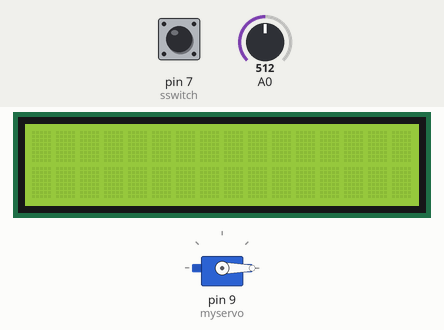
This sketch was run on a simulated Arduino Uno, built with avr-gcc and run on an emulated ATmega328P. On the bench: 16×2 character LCD, servo. The test bench sets the inputs (shaded band); at power-on: pin 7 (sswitch) LOW, A0 = 512.

Above: at 1.2 s.
1.3 s: pin 7 (sswitch) pulled HIGH for 0.15 s
At 2.6 s:
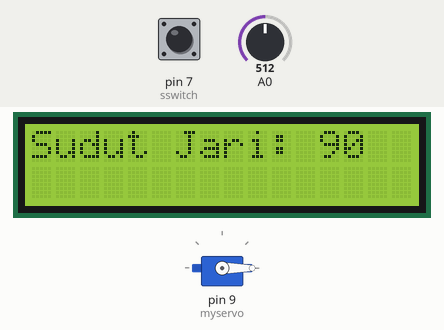
2.9 s: pin 7 (sswitch) pulled HIGH for 3.2 s
At 4.2 s:
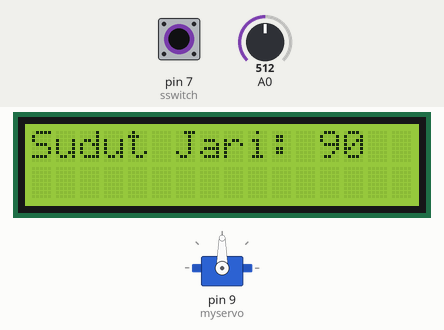
Timing chart, 0 to 7.6 s (numbered marks = the images above; inputs shaded):
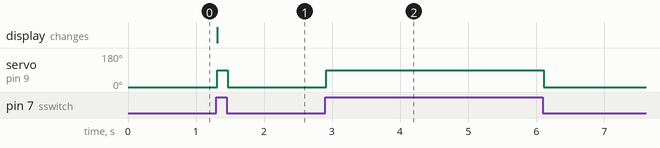

The sketch:

potentiometer.ino
```cpp
#include <Servo.h>
#include <LiquidCrystal_I2C.h>
#define sswitch 7

int value = 0;
Servo myservo;
int sudut;
LiquidCrystal_I2C lcd(0x27, 16, 2);

void setup()
{
  Serial.begin(9600);
  lcd.begin(16,2);
  lcd.setBacklight(HIGH);
  myservo.attach(9);
  pinMode(sswitch, INPUT);


}

void loop()
{
  value = digitalRead(sswitch);
  if( value == HIGH)
  {
   sudut = analogRead(A0);
   sudut = map(sudut, 0, 1023, 0, 180);
   myservo.write(sudut);
   lcd.setCursor(0,0);
   lcd.print("Sudut Jari: ");
   lcd.print(sudut);
   delay(10);
  }
  else
  {
   sudut = analogRead(A0);
   myservo.write(0);
  }
}
```

Measured:
- after the input at 1.3 s, servo on pin 9 (myservo): 0° → 90° at once, → 0° 0.15 s later; the display: changes at once (image 1)
- after the input at 2.9 s, servo on pin 9 (myservo): 0° → 90° at once, → 0° 3.2 s later
